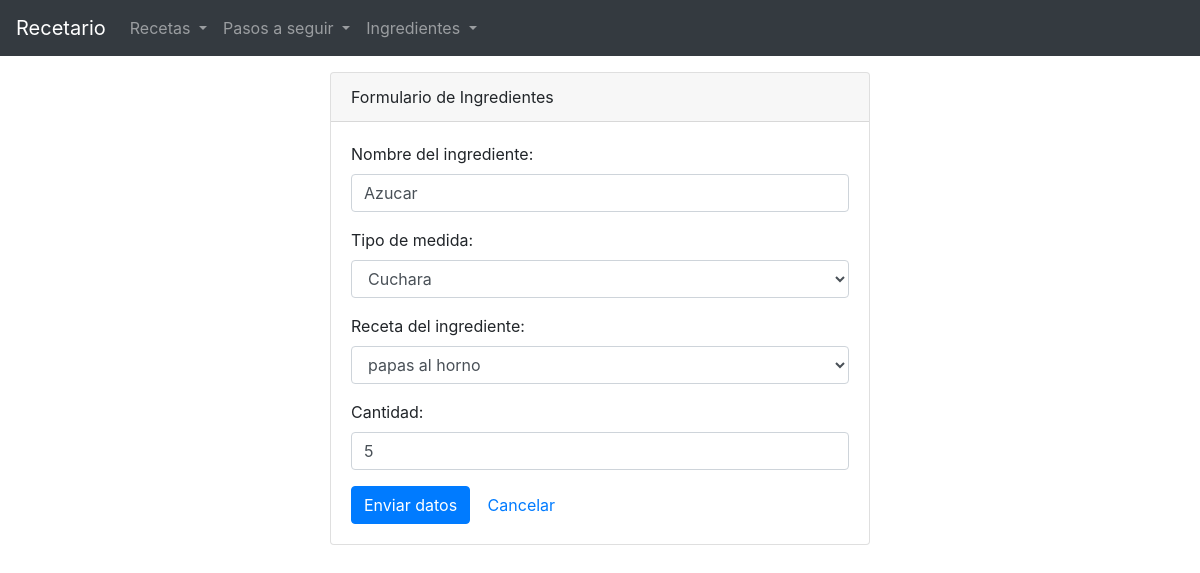
The app's page /formIngredientes.php?id=1 with its own data.
### tables this page shows
CREATE TABLE `ingredientes` (
  `id` int(11) NOT NULL,
  `nombreIngrediente` varchar(100) NOT NULL,
  `idReceta` int(11) NOT NULL,
  `tipoMedida` int(11) NOT NULL COMMENT 'Taza=0 cuchara=1 cucharillas=2 ml=3 litro=4',
  `cantidadMedida` int(11) NOT NULL
);

CREATE TABLE `receta` (
  `id` int(11) NOT NULL,
  `nombres` varchar(100) NOT NULL,
  `descripcion` varchar(400) NOT NULL,
  `tiempo` int(11) NOT NULL,
  `foto` varchar(100) NOT NULL
);

### src/bll/ingredientesBLL.php (called while the page is built, shortened)
<?php
class ingredientesBLL
{
    function selectById($id)
    {
        $objConnection = new Connection();
        $res = $objConnection->queryWithParams("
            SELECT id, nombreIngrediente, idReceta, tipoMedida, cantidadMedida
            FROM ingredientes
            WHERE id = :varId
        ", array(
            ":varId" => $id
        ));
        $row = $res->fetch(PDO::FETCH_ASSOC);
        $objIngrediente = $this->rowToDto($row);
        return $objIngrediente;
    }
    private function rowToDto($row)
    {
        $objIngrediente = new ingredientes();
        $objIngrediente->setId($row["id"]);
        $objIngrediente->setNombreIngrediente($row["nombreIngrediente"]);
        $objIngrediente->setIdReceta($row["idReceta"]);
        $objIngrediente->setTipoMedida($row["tipoMedida"]);
        $objIngrediente->setCantidadMedida($row["cantidadMedida"]);
        return $objIngrediente;
    }
}

### src/dal/Connection.php (called while the page is built, shortened)
<?php
class Connection
{
    private $db = "recetario";
    private $host = "localhost";
    private $username = "root";
    private $password = "";
    private $connection;
    function getConnection()
    {
        if ($this->connection == null) {
            $this->connection = new PDO("mysql:host=$this->host;dbname=$this->db;charset=utf8", $this->username, $this->password);
            $this->connection->setAttribute(PDO::ATTR_ERRMODE, PDO::ERRMODE_EXCEPTION);
            $this->connection->setAttribute(PDO::ATTR_EMULATE_PREPARES, false);
        }
        return $this->connection;
    }
    function query($csql)
    {
        return $this->getConnection()->query($csql);
    }
    function queryWithParams($csql, $paramArray)
    {
        $q = $this->getConnection()->prepare($csql);
        $q->execute($paramArray);
        return $q;
    }
}

### src/dto/ingredientes.php (called while the page is built, shortened)
<?php
class ingredientes
{
    private $nombreIngrediente;
    private $idReceta;
    private $tipoMedida;
    private $cantidadMedida;
    public function getIdReceta()
    {
        return $this->idReceta;
    }
    public function setIdReceta($idReceta)
    {
        $this->idReceta = $idReceta;
    }
    public function getNombreIngrediente()
    {
        return $this->nombreIngrediente;
    }
    public function setNombreIngrediente($nombreIngrediente)
    {
        $this->nombreIngrediente = $nombreIngrediente;
    }
    public function getTipoMedida()
    {
        return $this->tipoMedida;
    }
    public function setTipoMedida($tipoMedida)
    {
        $this->tipoMedida = $tipoMedida;
    }
    public function getCantidadMedida()
    {
        return $this->cantidadMedida;
    }
    public function setCantidadMedida($cantidadMedida)
    {
        $this->cantidadMedida = $cantidadMedida;
    }
}

### src/bll/recetaBLL.php (called while the page is built, shortened)
<?php
class recetaBLL
{
    function selectAll()
    {
        $listaRecetas = array();
        $objConnection = new Connection();
        $res = $objConnection->query("
        SELECT
        id, nombres, descripcion, tiempo, foto
        FROM receta");
        while ($row = $res->fetch(PDO::FETCH_ASSOC)) {
            $receta = $this->rowToDto($row);
            $listaRecetas[] = $receta;
        }
        return $listaRecetas;
    }
    private function rowToDto($row)
    {
        $objReceta = new receta();
        $objReceta->setId($row["id"]);
        $objReceta->setNombre($row["nombres"]);
        $objReceta->setDescripcion($row["descripcion"]);
        $objReceta->setTiempo($row["tiempo"]);
        $objReceta->setFoto($row["foto"]);
        return $objReceta;
    }
}

### src/dto/receta.php (called while the page is built, shortened)
<?php
class receta
{
    private $id;
    private $nombre;
    public function getId()
    {
        return $this->id;
    }
    public function setId($id)
    {
        $this->id = $id;
    }
    public function getNombre()
    {
        return $this->nombre;
    }
    public function setNombre($nombre)
    {
        $this->nombre = $nombre;
    }
}

### formIngredientes.php (the view, shortened to what this page needs)
<?php include_once "header.php"; ?>
<?php
$recetaBLL = new recetaBLL();
$ingredientesBLL = new ingredientesBLL();
$objIngrediente = null;
if (isset($_REQUEST['id'])) {
    $id = $_REQUEST['id'];
    $objIngrediente = $ingredientesBLL->selectById($id);
}
$listaRecetas = $recetaBLL->selectAll();
?>
<div class="container">
    <div class="row">
        <div class="col-6 offset-3">
            <div class="card mt-3">
                <div class="card-header">
                    Formulario de Ingredientes
                </div>
                <div class="card-body">
                    <form method="post" action="indexIngrediente.php">
                        <div class="form-group">
                            <div>
                                <label>Nombre del ingrediente:</label>
                            </div>
                            <div>
                                <input type="text" name="nombre" class="form-control"
                                       value="<?php echo ($objIngrediente == null) ? '' : $objIngrediente->getNombreIngrediente(); ?>"/>
                            </div>
                        </div>
                        <div class="form-group">
                            <div>
                                <label>Tipo de medida:</label>
                            </div>
                            <div>
                                <select name="tipo" class="form-control">
                                    <option <?php
                                    if ($objIngrediente != null && $objIngrediente->getTipoMedida() == 1) {
                                        echo " selected ";
                                    }
                                    ?> value="1">Cuchara
                                    </option>
                                </select>
                            </div>
                        </div>
                        <div class="form-group">
                            <div>
                                <label>Receta del ingrediente:</label>
                            </div>
                            <div>
                                <select name="recetaId" class="form-control">
                                    <?php foreach ($listaRecetas as $objReceta): ?>
                                        <option <?php if ($objIngrediente != null && $objReceta->getId() == $objIngrediente->getIdReceta()) {
                                                echo "selected";
                                            }
                                            ?> value="<?php echo $objReceta->getId(); ?>"><?php echo $objReceta->getNombre(); ?></option>
                                    <?php endforeach; ?>
                                </select>
                            </div>
                        </div>
                        <div class="form-group">
                            <div>
                                <label>Cantidad:</label>
                            </div>
                            <div>
                                <input type="number" name="cantidad" class="form-control"
                                       value="<?php echo ($objIngrediente == null) ? '' : $objIngrediente->getCantidadMedida(); ?>"/>
                            </div>
                        </div>
                        <div>
                            <input type="submit" value="Enviar datos" class="btn btn-primary"/>
                            <a class="btn btn-link" href="indexIngrediente.php">Cancelar</a>
                        </div>
                    </form>
                </div>
            </div>
        </div>
    </div>

### records on screen
ingredientes: nombre "Azucar", tipo "Cuchara", recetaId "papas al horno", cantidad "5"
